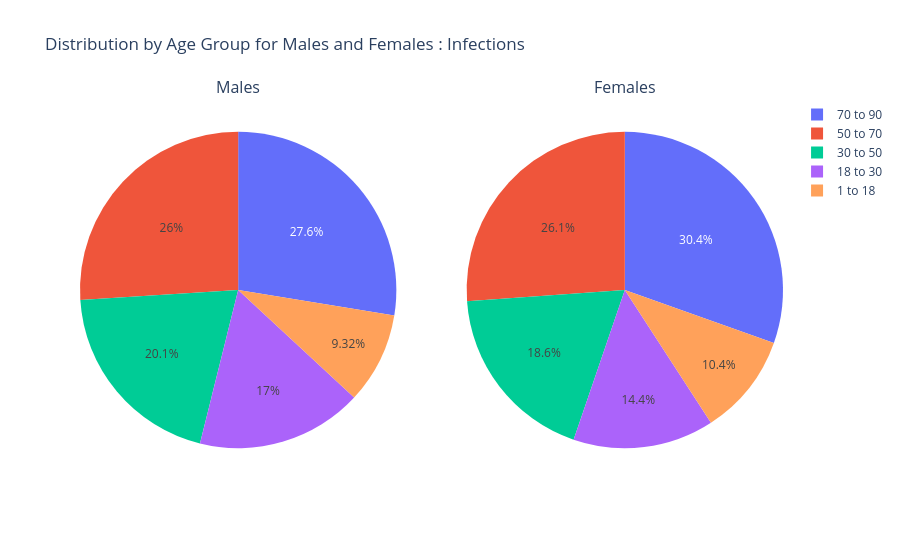

This figure's notebook cell:
### Markdown cell above
## Pie Chart - Distribution in Percentages

### Code cell
selected_disease = 'Infections'
df_male_filtered = df_male[df_male['Diagnosis'] == selected_disease]
df_female_filtered = df_female[df_female['Diagnosis'] == selected_disease]

age_group_counts_male = df_male_filtered[['1 to 18', '18 to 30', '30 to 50', '50 to 70', '70 to 90']].sum()
age_group_counts_female = df_female_filtered[['1 to 18', '18 to 30', '30 to 50', '50 to 70', '70 to 90']].sum()

fig = make_subplots(rows=1, cols=2, specs=[[{'type':'domain'}, {'type':'domain'}]],
                    subplot_titles=['Males', 'Females'])
fig.add_trace(go.Pie(labels=age_group_counts_male.index, values=age_group_counts_male.values, name='Male'), 
              row=1, col=1)
fig.add_trace(go.Pie(labels=age_group_counts_female.index, values=age_group_counts_female.values, name='Female'), 
              row=1, col=2)
fig.update_layout(title='Distribution by Age Group for Males and Females : Infections')
fig.show()

### Figure 1 — Plotly figure (JSON) as saved in the notebook; plotly's stock layout.template omitted (floating-point values rounded to 4 significant figures)
{"data": [{"domain": {"x": [0, 0.45], "y": [0, 1]}, "labels": ["1 to 18", "18 to 30", "30 to 50", "50 to 70", "70 to 90"], "name": "Male", "type": "pie", "values": [264.3, 481.5, 570.2, 737.4, 782]}, {"domain": {"x": [0.55, 1], "y": [0, 1]}, "labels": ["1 to 18", "18 to 30", "30 to 50", "50 to 70", "70 to 90"], "name": "Female", "type": "pie", "values": [254.2, 352.1, 454.9, 638.3, 743.4]}], "layout": {"annotations": [{"font": {"size": 16}, "showarrow": false, "text": "Males", "x": 0.225, "xanchor": "center", "xref": "paper", "y": 1, "yanchor": "bottom", "yref": "paper"}, {"font": {"size": 16}, "showarrow": false, "text": "Females", "x": 0.775, "xanchor": "center", "xref": "paper", "y": 1, "yanchor": "bottom", "yref": "paper"}], "title": {"text": "Distribution by Age Group for Males and Females : Infections"}}}
